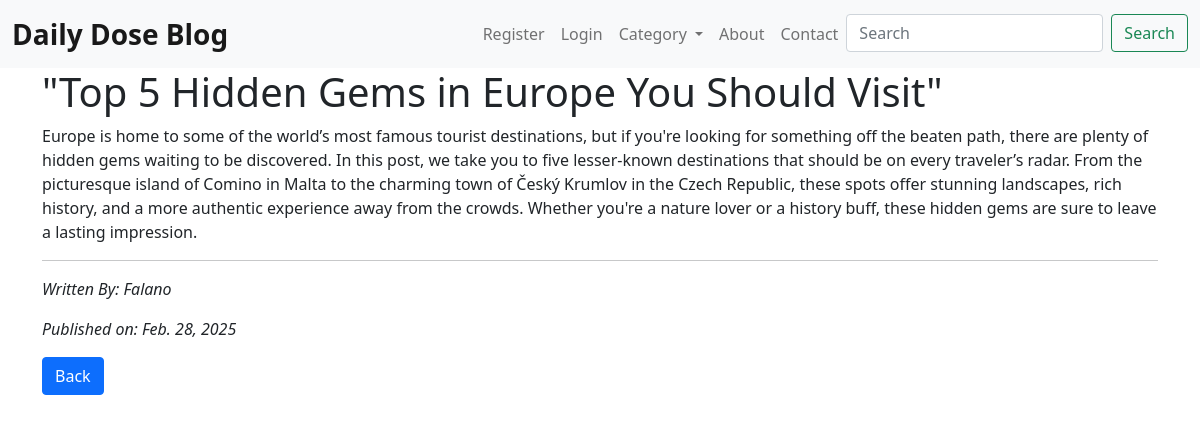
Screenshot of /post/3 with the database file from the repository.
### blogapp/models.py (models this page shows, shortened)
class Post(models.Model):
    title = models.CharField(max_length = 255)
    author = models.ForeignKey(User, on_delete=models.CASCADE)
    category = models.ForeignKey(Category, on_delete=models.SET_NULL, null=True)
    body = models.TextField()
    published_date = models.DateField(auto_now_add=True)

### blogapp/views.py (the view)
# urls.py: path('post/<int:pk>', Detail_view.as_view(), name = 'detail_view'),
class Detail_view(DetailView):
    model = Post
    template_name = 'blogapp/html/details.html'
    context_object_name = 'post'

### templates/blogapp/html/details.html (shortened to what this page needs)
{% extends 'blogapp/html/base.html' %}
{% block content %}
    <div>
        <h1>{{post.title}}</h1>
        <p>
            {{post.body}}
        </p>
        <hr>
        <p><em>Written By: {{ post.author.first_name }}</em></p>
        <p><em>Published on: {{ post.published_date }}</em></p>
    <div>
        <a href="{% url "home_view" %}" class = "btn btn-primary">Back</a>
{% endblock content %}

### rows the page displays
Post: title "\"Top 5 Hidden Gems in Europe You Should Visit\"", body "Europe is home to some of the world’s most famous tourist destinations, but if you're looking for something off the beaten path, there are plenty of hidden gems waiting to be discovered. In this post, we take you to five lesser-known destinations that should be on every traveler’s radar. From the picturesque island of Comino in Malta to the charming town of Český Krumlov in the Czech Republic, these spots offer stunning landscapes, rich history, and a more authentic experience away from the crowds. Whether you're a nature lover or a history buff, these hidden gems are sure to leave a lasting impression.", author.first_name "Falano", published_date "Feb. 28, 2025"
